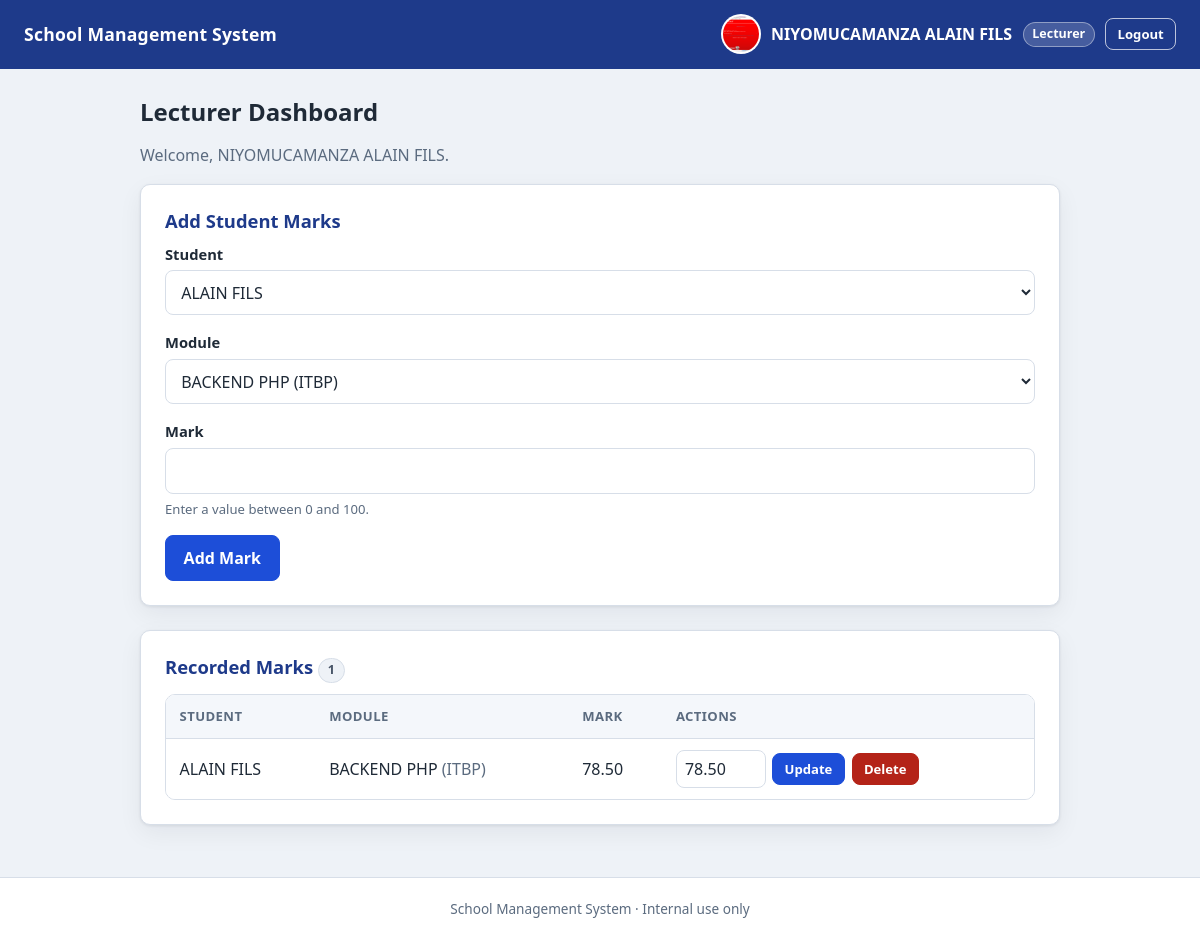
Screenshot of /lecturer.php (signed in) with the database file from the repository.
### tables this page shows
CREATE TABLE `marks` (
  `id` int(11) NOT NULL AUTO_INCREMENT,
  `student_id` int(11) NOT NULL,
  `module_id` int(11) NOT NULL,
  `marks` decimal(5,2) NOT NULL,
  PRIMARY KEY (`id`),
  UNIQUE KEY `student_id` (`student_id`,`module_id`),
  KEY `module_id` (`module_id`),
  CONSTRAINT `marks_ibfk_1` FOREIGN KEY (`student_id`) REFERENCES `users` (`id`) ON DELETE CASCADE ON UPDATE CASCADE,
  CONSTRAINT `marks_ibfk_2` FOREIGN KEY (`module_id`) REFERENCES `modules` (`id`) ON DELETE CASCADE ON UPDATE CASCADE,
  CONSTRAINT `chk_marks_range` CHECK (`marks` >= 0 and `marks` <= 100)
);

CREATE TABLE `users` (
  `id` int(11) NOT NULL AUTO_INCREMENT,
  `full_name` varchar(100) NOT NULL,
  `email` varchar(100) NOT NULL,
  `password` varchar(255) NOT NULL,
  `role` enum('hr','registrar','hod','lecturer','student') NOT NULL,
  `profile_picture` varchar(255) DEFAULT NULL,
  PRIMARY KEY (`id`),
  UNIQUE KEY `email` (`email`)
);

CREATE TABLE `modules` (
  `id` int(11) NOT NULL AUTO_INCREMENT,
  `module_name` varchar(100) NOT NULL,
  `module_code` varchar(50) NOT NULL,
  PRIMARY KEY (`id`),
  UNIQUE KEY `module_code` (`module_code`)
);

### lecturer.php (the view, shortened to what this page needs)
<?php
require __DIR__ . "/functions.php";
require __DIR__ . "/db.php";
$lecturerId = (int) $_SESSION["id"];
$students = [];
$studentList = $conn->prepare(
    "SELECT id, full_name FROM users WHERE role = 'student' ORDER BY full_name"
);
$studentList->execute();
$studentResult = $studentList->get_result();
while ($row = $studentResult->fetch_assoc()) {
    $students[] = $row;
}
$modules = [];
$moduleList = $conn->prepare(
    "SELECT modules.id, modules.module_name, modules.module_code
     FROM modules
     INNER JOIN module_assignments ON modules.id = module_assignments.module_id
     WHERE module_assignments.lecturer_id = ?
     ORDER BY modules.module_name"
);
$moduleList->bind_param("i", $lecturerId);
$moduleList->execute();
$moduleResult = $moduleList->get_result();
while ($row = $moduleResult->fetch_assoc()) {
    $modules[] = $row;
}
$marks = [];
$markList = $conn->prepare(
    "SELECT mk.id, mk.marks, u.full_name AS student_name, m.module_name, m.module_code
     FROM marks mk
     INNER JOIN users u ON u.id = mk.student_id
     INNER JOIN modules m ON m.id = mk.module_id
     INNER JOIN module_assignments ma ON ma.module_id = mk.module_id AND ma.lecturer_id = ?
     ORDER BY m.module_name, u.full_name"
);
$markList->bind_param("i", $lecturerId);
$markList->execute();
$markResult = $markList->get_result();
while ($row = $markResult->fetch_assoc()) {
    $marks[] = $row;
}
?>
<h2>Lecturer Dashboard</h2>
<p class="muted">Welcome, <?= h($_SESSION["name"]) ?>.</p>
<section class="card">
    <h3>Add Student Marks</h3>
    <?php if ($students === [] || $modules === []): ?>
        <p class="muted">
            You need at least one registered student and at least one module assigned to you before
            you can add marks.
        </p>
    <?php else: ?>
        <form method="POST" action="lecturer.php">
            <div class="field">
                <label for="student">Student</label>
                <select id="student" name="student" required>
                    <?php foreach ($students as $student): ?>
                        <option value="<?= h($student["id"]) ?>"><?= h($student["full_name"]) ?></option>
                    <?php endforeach; ?>
                </select>
            </div>
            <div class="field">
                <label for="module">Module</label>
                <select id="module" name="module" required>
                    <?php foreach ($modules as $module): ?>
                        <option value="<?= h($module["id"]) ?>">
                            <?= h($module["module_name"]) ?> (<?= h($module["module_code"]) ?>)
                        </option>
                    <?php endforeach; ?>
                </select>
            </div>
            <div class="field">
                <label for="mark">Mark</label>
                <input type="number" id="mark" name="mark" min="0" max="100" step="0.01" required>
                <span class="hint">Enter a value between 0 and 100.</span>
            </div>
            <button type="submit" name="add_mark" class="btn">Add Mark</button>
        </form>
    <?php endif; ?>
</section>
<section class="card">
    <h3>Recorded Marks <span class="badge badge-neutral"><?= h(count($marks)) ?></span></h3>
    <?php if ($marks === []): ?>
        <p class="empty-state">No marks have been recorded for your modules yet.</p>
    <?php else: ?>
        <div class="table-wrap">
            <table>
                <thead>
                    <tr>
                        <th scope="col">Student</th>
                        <th scope="col">Module</th>
                        <th scope="col">Mark</th>
                        <th scope="col">Actions</th>
                    </tr>
                </thead>
                <tbody>
                    <?php foreach ($marks as $record): ?>
                        <tr>
                            <td><?= h($record["student_name"]) ?></td>
                            <td>
                                <?= h($record["module_name"]) ?>
                                <span class="muted">(<?= h($record["module_code"]) ?>)</span>
                            </td>
                            <td><?= h($record["marks"]) ?></td>
                            <td>
                                <div class="table-actions">
                                    <form method="POST" action="lecturer.php" class="inline-form">
                                        <input
                                            type="number"
                                            name="mark"
                                            min="0"
                                            max="100"
                                            step="0.01"
                                            value="<?= h($record["marks"]) ?>"
                                            required
                                            aria-label="New mark for <?= h($record["student_name"]) ?>"
                                        >
                                        <button type="submit" name="update_mark" class="btn btn-small">Update</button>
                                    </form>
                                    <form method="POST" action="lecturer.php" class="inline-form">
                                        <button type="submit" name="delete_mark" class="btn btn-small btn-danger">Delete</button>
                                    </form>
                                </div>
                            </td>
                        </tr>
                    <?php endforeach; ?>
                </tbody>
            </table>
        </div>
    <?php endif; ?>
</section>

### assets/style.css (style rules this page uses)
:root { --bg: #eef2f7; --surface: #ffffff; --ink: #1f2a37; --muted: #5b6b7f; --line: #d7dee8; --primary: #1d4ed8; --primary-dark: #1e3a8a; --success-bg: #e7f6ec; --success-ink: #166534; --error-bg: #fdecec; --error-ink: #b42318; --info-bg: #e8f1fd; --info-ink: #1e40af; --radius: 10px; --shadow: 0 1px 3px rgba(16, 24, 40, 0.08), 0 8px 24px rgba(16, 24, 40, 0.06); }
* { box-sizing: border-box; }
html, body { margin: 0; padding: 0; }
body { min-height: 100vh; display: flex; flex-direction: column; font-family: "Segoe UI", system-ui, -apple-system, Roboto, Helvetica, Arial, sans-serif; font-size: 16px; line-height: 1.55; color: var(--ink); background: var(--bg); }
h1, h2, h3 { line-height: 1.25; margin: 0 0 0.6em; }
h2 { font-size: 1.5rem; }
h3 { font-size: 1.15rem; color: var(--primary-dark); }
.card { background: var(--surface); border: 1px solid var(--line); border-radius: var(--radius); box-shadow: var(--shadow); padding: 1.5rem; margin-bottom: 1.5rem; }
.badge { display: inline-block; padding: 0.15rem 0.55rem; border-radius: 999px; font-size: 0.78rem; font-weight: 600; line-height: 1.5; }
form { margin: 0; }
label { display: block; font-weight: 600; margin-bottom: 0.3rem; font-size: 0.92rem; }
input[type="text"], input[type="email"], input[type="password"], input[type="number"], input[type="file"], select { width: 100%; padding: 0.6rem 0.7rem; font: inherit; color: var(--ink); background: #fff; border: 1px solid var(--line); border-radius: 8px; transition: border-color 0.15s ease, box-shadow 0.15s ease; }
.field { margin-bottom: 1rem; }
.hint { display: block; margin-top: 0.3rem; color: var(--muted); font-size: 0.82rem; }
.btn { display: inline-block; padding: 0.6rem 1.1rem; font: inherit; font-weight: 600; color: #fff; background: var(--primary); border: 1px solid var(--primary); border-radius: 8px; cursor: pointer; text-decoration: none; transition: background 0.15s ease, border-color 0.15s ease; }
.btn-small { padding: 0.3rem 0.7rem; font-size: 0.82rem; }
.table-wrap { overflow-x: auto; border: 1px solid var(--line); border-radius: var(--radius); }
table { width: 100%; border-collapse: collapse; background: var(--surface); min-width: 480px; }
th, td { padding: 0.7rem 0.85rem; text-align: left; border-bottom: 1px solid var(--line); }
th { background: #f4f7fb; font-size: 0.82rem; text-transform: uppercase; letter-spacing: 0.4px; color: var(--muted); }
tbody tr:last-child td { border-bottom: none; }
.muted { color: var(--muted); }
.btn-danger { background: #b42318; border-color: #b42318; color: #fff; }
.badge-neutral { background: #eef2f7; color: #475467; border: 1px solid var(--line); }
.table-actions { display: flex; flex-wrap: wrap; align-items: center; gap: 0.45rem; }
.inline-form { display: flex; align-items: center; gap: 0.4rem; margin: 0; }
.inline-form input[type="number"] { width: 90px; padding: 0.35rem 0.5rem; }

### rows the page displays
marks: student.full_name "ALAIN FILS", module.module_name "BACKEND PHP", module.module_code "ITBP", marks "78.50", mark "78.50"

### other values shown
$user["name"] "NIYOMUCAMANZA ALAIN FILS"
$user["role"] "Lecturer"
$_SESSION["name"] "NIYOMUCAMANZA ALAIN FILS"
count($marks) "1"
form field student "ALAIN FILS"
form field module "BACKEND PHP (ITBP)"
